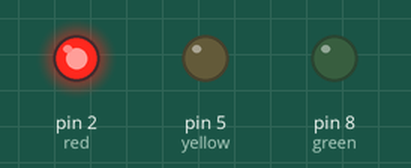
Simulated run of this sketch. Board: Arduino Uno, built with avr-gcc and run on an emulated ATmega328P. Parts: output pins drawn as LEDs (lit = HIGH).

Above: at 1.5 s.
At 3.5 s:
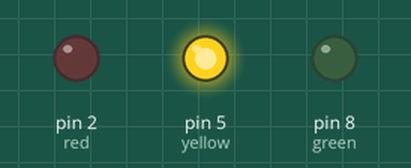
At 5.5 s:
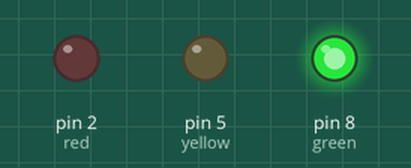
Timing chart, 0 to 10.4 s (numbered marks = the images above):
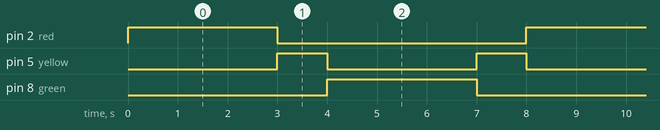

The sketch:

traffic-lights.ino
```cpp
// program to make traffic lights
// tested on the nano and should work on the uno (?)

int red = 2; // in my case this is 2 but this should be changed if your connector is on D<number>
int yellow = 5; // ^^
int green = 8; // ^^

void setup() {
  pinMode(red, OUTPUT);
  pinMode(yellow, OUTPUT);
  pinMode(green, OUTPUT);
}

void loop() {
  digitalWrite(red, HIGH);
  digitalWrite(yellow, LOW);
  digitalWrite(green, LOW);
  delay(3000);
  digitalWrite(red, LOW);
  digitalWrite(yellow, HIGH);
  digitalWrite(green, LOW);
  delay(1000);
  digitalWrite(red, LOW);
  digitalWrite(yellow, LOW);
  digitalWrite(green, HIGH);
  delay(3000);
  digitalWrite(red, LOW);
  digitalWrite(yellow, HIGH);
  digitalWrite(green, LOW);
  delay(1000);
}
```

Measured:
- by itself, pin 2 (red), pin 8 (green): alternates HIGH for 3.0 s and LOW for 5.0 s
- by itself, pin 5 (yellow): alternates HIGH for 1.0 s and LOW for 3.0 s
- by itself, everything shown: repeats every 8.0 s, in 4 steps
